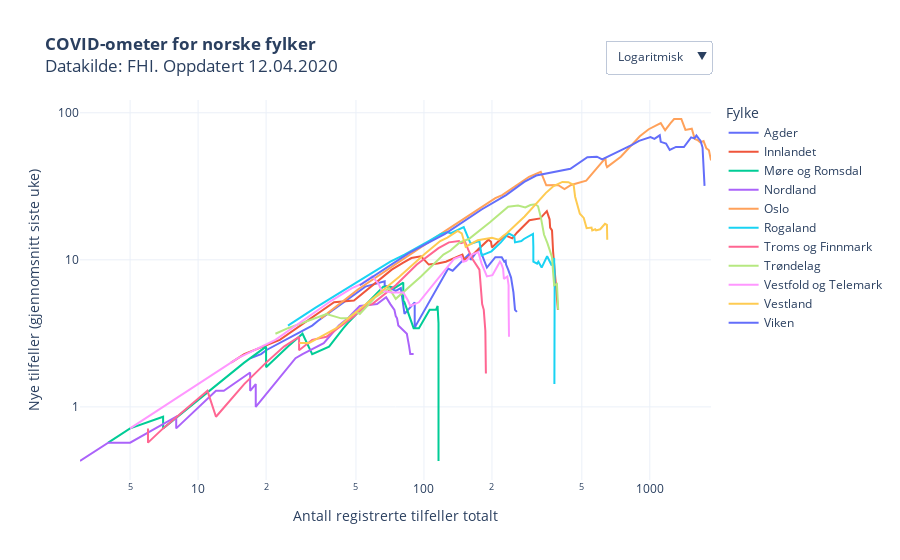

The notebook cell saved with this chart:
### Code cell
kategori = [i for i in trejectory["Fylke"].unique()]
kategori.sort()

fig = px.scatter(trejectory, 
                 x="Totale tilfeller", 
                 y="Nye tilfeller", 
                 color="Fylke",
                 hover_name="Fylke",
                 hover_data=["variable"],
                 #animation_frame="variable",
                 #animation_group="RHF",
                 log_y=True,
                 log_x=True,
                 #category_orders={"Fylke": kategori}, 
                 #color_discrete_sequence=colorlist,
                 template = "plotly_white",
                 title = "<b>COVID-ometer for norske fylker</b><br>Datakilde: FHI. Oppdatert "+datetime.today().strftime('%d.%m.%Y'),
                 labels = {"Nye tilfeller": "Nye tilfeller (gjennomsnitt siste uke)", "variable": "Dato", "Totale tilfeller": "Antall registrerte tilfeller totalt"}    
                )

fig.update_layout(
    updatemenus = list([
    dict(type="dropdown", 
         #direction="left", 
         active=0,
         buttons=list([
            dict(label='Logaritmisk',
                 method='update',
                 args=[{'visible': [True]},
                       {'yaxis': {'type': 'log',
                                  "title": "Nye tilfeller (gjennomsnitt siste uke)",
                                  #"range":[0,9900],
                                  "nticks":3},
                       'xaxis': {'type': 'log',
                                 "title": "Antall registrerte tilfeller totalt",
                                "nticks":4}}
                      ]),
            dict(label='Lineær',
                 method='update',
                 args=[{'visible': [True]},
                       {'yaxis': {'type': 'linear',
                                  "title": "Nye tilfeller (gjennomsnitt siste uke)",
                                  #"range":[0,2000],
                                 },
                      'xaxis': {'type': 'linear',
                               "title": "Antall registrerte tilfeller totalt"}}])
            ]),
            showactive=True,
            x=1,
            xanchor="right",
            y=1.07,
            yanchor="bottom"
        )
    ]))

fig.update_yaxes(nticks=3)
fig.update_xaxes(nticks=4)

fig.update_traces(mode="lines")

fig.update_layout(autosize=True,
    #margin=dict(l=100, r=100, t=150, b=0),
    paper_bgcolor='rgba(0, 0, 0, 0)',
    #plot_bgcolor='rgb(248, 248, 255),'
                 )
                  
py.plot(fig, filename='COVID19_koronatrenden.html', auto_open=False)
fig.show()

### Figure 1 — Plotly figure (JSON) as saved in the notebook; plotly's stock layout.template omitted (floating-point values rounded to 4 significant figures)
{"data": [{"customdata": [["09 Mar"], ["10 Mar"], ["11 Mar"], ["12 Mar"], ["13 Mar"], ["14 Mar"], ["15 Mar"], ["16 Mar"], ["17 Mar"], ["18 Mar"], ["19 Mar"], ["20 Mar"], ["21 Mar"], ["22 Mar"], ["23 Mar"], ["24 Mar"], ["25 Mar"], ["26 Mar"], ["27 Mar"], ["28 Mar"], ["29 Mar"], ["30 Mar"], ["31 Mar"], ["01 Apr"], ["02 Apr"], ["03 Apr"], ["04 Apr"], ["05 Apr"], ["06 Apr"], ["07 Apr"], ["08 Apr"], ["09 Apr"], ["10 Apr"], ["11 Apr"]], "hoverlabel": {"namelength": 0}, "hovertemplate": "<b>%{hovertext}</b><br><br>Fylke=Agder<br>Antall registrerte tilfeller totalt=%{x}<br>Nye tilfeller (gjennomsnitt siste uke)=%{y}<br>Dato=%{customdata[0]}", "hovertext": ["Agder", "Agder", "Agder", "Agder", "Agder", "Agder", "Agder", "Agder", "Agder", "Agder", "Agder", "Agder", "Agder", "Agder", "Agder", "Agder", "Agder", "Agder", "Agder", "Agder", "Agder", "Agder", "Agder", "Agder", "Agder", "Agder", "Agder", "Agder", "Agder", "Agder", "Agder", "Agder", "Agder", "Agder"], "legendgroup": "Agder", "marker": {"color": "#636efa", "symbol": "circle"}, "mode": "lines", "name": "Agder", "showlegend": true, "type": "scatter", "x": [17, 19, 20, 32, 34, 52, 55, 67, 67, 67, 75, 79, 82, 91, 91, 92, 128, 134, 148, 159, 161, 166, 176, 190, 207, 221, 227, 230, 231, 236, 243, 249, 253, 258], "xaxis": "x", "y": [2.143, 2.286, 2.429, 3.571, 3.857, 6.143, 6.571, 7.143, 6.857, 6.714, 6.143, 6.429, 4.286, 5.143, 3.429, 3.571, 8.714, 8.429, 9.857, 11, 10, 10.71, 12, 8.857, 10.43, 10.43, 9.714, 9.857, 9.286, 8.571, 7.571, 6, 4.571, 4.429], "yaxis": "y"}, {"customdata": [["09 Mar"], ["10 Mar"], ["11 Mar"], ["12 Mar"], ["13 Mar"], ["14 Mar"], ["15 Mar"], ["16 Mar"], ["17 Mar"], ["18 Mar"], ["19 Mar"], ["20 Mar"], ["21 Mar"], ["22 Mar"], ["23 Mar"], ["24 Mar"], ["25 Mar"], ["26 Mar"], ["27 Mar"], ["28 Mar"], ["29 Mar"], ["30 Mar"], ["31 Mar"], ["01 Apr"], ["02 Apr"], ["03 Apr"], ["04 Apr"], ["05 Apr"], ["06 Apr"], ["07 Apr"], ["08 Apr"], ["09 Apr"], ["10 Apr"], ["11 Apr"]], "hoverlabel": {"namelength": 0}, "hovertemplate": "<b>%{hovertext}</b><br><br>Fylke=Innlandet<br>Antall registrerte tilfeller totalt=%{x}<br>Nye tilfeller (gjennomsnitt siste uke)=%{y}<br>Dato=%{customdata[0]}", "hovertext": ["Innlandet", "Innlandet", "Innlandet", "Innlandet", "Innlandet", "Innlandet", "Innlandet", "Innlandet", "Innlandet", "Innlandet", "Innlandet", "Innlandet", "Innlandet", "Innlandet", "Innlandet", "Innlandet", "Innlandet", "Innlandet", "Innlandet", "Innlandet", "Innlandet", "Innlandet", "Innlandet", "Innlandet", "Innlandet", "Innlandet", "Innlandet", "Innlandet", "Innlandet", "Innlandet", "Innlandet", "Innlandet", "Innlandet", "Innlandet"], "legendgroup": "Innlandet", "marker": {"color": "#EF553B", "symbol": "circle"}, "mode": "lines", "name": "Innlandet", "showlegend": true, "type": "scatter", "x": [14, 16, 23, 40, 49, 57, 72, 81, 88, 97, 105, 115, 125, 148, 151, 163, 193, 198, 200, 228, 246, 258, 293, 327, 344, 350, 360, 362, 369, 373, 381, 387, 389, 392], "xaxis": "x", "y": [2, 2.286, 2.857, 5.143, 5.286, 6.429, 8.571, 9.571, 10.29, 10.57, 9.286, 9.429, 9.714, 10.86, 10, 10.71, 13.71, 13.29, 12.14, 14.71, 14, 15.29, 18.57, 19.14, 20.86, 21.43, 18.86, 16.57, 15.86, 11.43, 7.714, 6.143, 5.571, 4.571], "yaxis": "y"}, {"customdata": [["09 Mar"], ["10 Mar"], ["11 Mar"], ["12 Mar"], ["13 Mar"], ["14 Mar"], ["15 Mar"], ["16 Mar"], ["17 Mar"], ["18 Mar"], ["19 Mar"], ["20 Mar"], ["21 Mar"], ["22 Mar"], ["23 Mar"], ["24 Mar"], ["25 Mar"], ["26 Mar"], ["27 Mar"], ["28 Mar"], ["29 Mar"], ["30 Mar"], ["31 Mar"], ["01 Apr"], ["02 Apr"], ["03 Apr"], ["04 Apr"], ["05 Apr"], ["06 Apr"], ["07 Apr"], ["08 Apr"], ["09 Apr"], ["10 Apr"], ["11 Apr"]], "hoverlabel": {"namelength": 0}, "hovertemplate": "<b>%{hovertext}</b><br><br>Fylke=Møre og Romsdal<br>Antall registrerte tilfeller totalt=%{x}<br>Nye tilfeller (gjennomsnitt siste uke)=%{y}<br>Dato=%{customdata[0]}", "hovertext": ["Møre og Romsdal", "Møre og Romsdal", "Møre og Romsdal", "Møre og Romsdal", "Møre og Romsdal", "Møre og Romsdal", "Møre og Romsdal", "Møre og Romsdal", "Møre og Romsdal", "Møre og Romsdal", "Møre og Romsdal", "Møre og Romsdal", "Møre og Romsdal", "Møre og Romsdal", "Møre og Romsdal", "Møre og Romsdal", "Møre og Romsdal", "Møre og Romsdal", "Møre og Romsdal", "Møre og Romsdal", "Møre og Romsdal", "Møre og Romsdal", "Møre og Romsdal", "Møre og Romsdal", "Møre og Romsdal", "Møre og Romsdal", "Møre og Romsdal", "Møre og Romsdal", "Møre og Romsdal", "Møre og Romsdal", "Møre og Romsdal", "Møre og Romsdal", "Møre og Romsdal", "Møre og Romsdal"], "legendgroup": "Møre og Romsdal", "marker": {"color": "#00cc96", "symbol": "circle"}, "mode": "lines", "name": "Møre og Romsdal", "showlegend": true, "type": "scatter", "x": [4, 5, 7, 7, 7, 16, 20, 20, 20, 20, 25, 29, 32, 38, 44, 46, 66, 71, 74, 81, 81, 81, 82, 90, 95, 106, 113, 115, 115, 115, 116, 116, 116, 116], "xaxis": "x", "y": [0.5714, 0.7143, 0.8571, 0.7143, 0.7143, 2, 2.571, 2.286, 2.143, 1.857, 2.571, 3.143, 2.286, 2.571, 3.429, 3.714, 6.571, 6.571, 6.429, 7, 6.143, 5.286, 5.143, 3.429, 3.429, 4.571, 4.571, 4.857, 4.857, 4.714, 3.714, 3, 1.429, 0.4286], "yaxis": "y"}, {"customdata": [["09 Mar"], ["10 Mar"], ["11 Mar"], ["12 Mar"], ["13 Mar"], ["14 Mar"], ["15 Mar"], ["16 Mar"], ["17 Mar"], ["18 Mar"], ["19 Mar"], ["20 Mar"], ["21 Mar"], ["22 Mar"], ["23 Mar"], ["24 Mar"], ["25 Mar"], ["26 Mar"], ["27 Mar"], ["28 Mar"], ["29 Mar"], ["30 Mar"], ["31 Mar"], ["01 Apr"], ["02 Apr"], ["03 Apr"], ["04 Apr"], ["05 Apr"], ["06 Apr"], ["07 Apr"], ["08 Apr"], ["09 Apr"], ["10 Apr"], ["11 Apr"]], "hoverlabel": {"namelength": 0}, "hovertemplate": "<b>%{hovertext}</b><br><br>Fylke=Nordland<br>Antall registrerte tilfeller totalt=%{x}<br>Nye tilfeller (gjennomsnitt siste uke)=%{y}<br>Dato=%{customdata[0]}", "hovertext": ["Nordland", "Nordland", "Nordland", "Nordland", "Nordland", "Nordland", "Nordland", "Nordland", "Nordland", "Nordland", "Nordland", "Nordland", "Nordland", "Nordland", "Nordland", "Nordland", "Nordland", "Nordland", "Nordland", "Nordland", "Nordland", "Nordland", "Nordland", "Nordland", "Nordland", "Nordland", "Nordland", "Nordland", "Nordland", "Nordland", "Nordland", "Nordland", "Nordland", "Nordland"], "legendgroup": "Nordland", "marker": {"color": "#ab63fa", "symbol": "circle"}, "mode": "lines", "name": "Nordland", "showlegend": true, "type": "scatter", "x": [3, 3, 3, 4, 5, 8, 8, 11, 11, 12, 13, 17, 17, 18, 18, 18, 27, 29, 36, 42, 46, 48, 52, 62, 68, 71, 74, 75, 76, 77, 84, 86, 87, 90], "xaxis": "x", "y": [0.4286, 0.4286, 0.4286, 0.5714, 0.5714, 0.8571, 0.7143, 1.143, 1.143, 1.286, 1.286, 1.714, 1.286, 1.429, 1, 1, 2.143, 2.286, 2.714, 3.571, 4, 4.286, 4.857, 5, 5.571, 5, 4.571, 4.143, 4, 3.571, 3.143, 2.571, 2.286, 2.286], "yaxis": "y"}, {"customdata": [["09 Mar"], ["10 Mar"], ["11 Mar"], ["12 Mar"], ["13 Mar"], ["14 Mar"], ["15 Mar"], ["16 Mar"], ["17 Mar"], ["18 Mar"], ["19 Mar"], ["20 Mar"], ["21 Mar"], ["22 Mar"], ["23 Mar"], ["24 Mar"], ["25 Mar"], ["26 Mar"], ["27 Mar"], ["28 Mar"], ["29 Mar"], ["30 Mar"], ["31 Mar"], ["01 Apr"], ["02 Apr"], ["03 Apr"], ["04 Apr"], ["05 Apr"], ["06 Apr"], ["07 Apr"], ["08 Apr"], ["09 Apr"], ["10 Apr"], ["11 Apr"]], "hoverlabel": {"namelength": 0}, "hovertemplate": "<b>%{hovertext}</b><br><br>Fylke=Oslo<br>Antall registrerte tilfeller totalt=%{x}<br>Nye tilfeller (gjennomsnitt siste uke)=%{y}<br>Dato=%{customdata[0]}", "hovertext": ["Oslo", "Oslo", "Oslo", "Oslo", "Oslo", "Oslo", "Oslo", "Oslo", "Oslo", "Oslo", "Oslo", "Oslo", "Oslo", "Oslo", "Oslo", "Oslo", "Oslo", "Oslo", "Oslo", "Oslo", "Oslo", "Oslo", "Oslo", "Oslo", "Oslo", "Oslo", "Oslo", "Oslo", "Oslo", "Oslo", "Oslo", "Oslo", "Oslo", "Oslo"], "legendgroup": "Oslo", "marker": {"color": "#FFA15A", "symbol": "circle"}, "mode": "lines", "name": "Oslo", "showlegend": true, "type": "scatter", "x": [35, 51, 123, 166, 207, 222, 281, 292, 329, 348, 392, 419, 448, 523, 636, 640, 647, 744, 903, 989, 1118, 1169, 1233, 1281, 1379, 1438, 1534, 1582, 1626, 1673, 1730, 1780, 1827, 1866], "xaxis": "x", "y": [4, 6.286, 15.57, 21.14, 26.29, 27.57, 35.14, 36.71, 39.71, 32.14, 32.29, 30.29, 32.29, 34.57, 49.14, 44.43, 42.71, 50.29, 69.14, 77.29, 85, 76.14, 84.71, 90.57, 90.71, 76.43, 77.86, 66.29, 65.29, 62.86, 64.14, 57.29, 55.57, 47.43], "yaxis": "y"}, {"customdata": [["09 Mar"], ["10 Mar"], ["11 Mar"], ["12 Mar"], ["13 Mar"], ["14 Mar"], ["15 Mar"], ["16 Mar"], ["17 Mar"], ["18 Mar"], ["19 Mar"], ["20 Mar"], ["21 Mar"], ["22 Mar"], ["23 Mar"], ["24 Mar"], ["25 Mar"], ["26 Mar"], ["27 Mar"], ["28 Mar"], ["29 Mar"], ["30 Mar"], ["31 Mar"], ["01 Apr"], ["02 Apr"], ["03 Apr"], ["04 Apr"], ["05 Apr"], ["06 Apr"], ["07 Apr"], ["08 Apr"], ["09 Apr"], ["10 Apr"], ["11 Apr"]], "hoverlabel": {"namelength": 0}, "hovertemplate": "<b>%{hovertext}</b><br><br>Fylke=Rogaland<br>Antall registrerte tilfeller totalt=%{x}<br>Nye tilfeller (gjennomsnitt siste uke)=%{y}<br>Dato=%{customdata[0]}", "hovertext": ["Rogaland", "Rogaland", "Rogaland", "Rogaland", "Rogaland", "Rogaland", "Rogaland", "Rogaland", "Rogaland", "Rogaland", "Rogaland", "Rogaland", "Rogaland", "Rogaland", "Rogaland", "Rogaland", "Rogaland", "Rogaland", "Rogaland", "Rogaland", "Rogaland", "Rogaland", "Rogaland", "Rogaland", "Rogaland", "Rogaland", "Rogaland", "Rogaland", "Rogaland", "Rogaland", "Rogaland", "Rogaland", "Rogaland", "Rogaland"], "legendgroup": "Rogaland", "marker": {"color": "#19d3f3", "symbol": "circle"}, "mode": "lines", "name": "Rogaland", "showlegend": true, "type": "scatter", "x": [25, 33, 71, 82, 105, 119, 127, 131, 150, 161, 176, 180, 199, 219, 237, 251, 253, 270, 277, 304, 305, 305, 317, 321, 332, 351, 368, 372, 377, 378, 379, 379, 379, 378], "xaxis": "x", "y": [3.571, 4.714, 9.714, 10.86, 13.43, 15, 15.43, 15.14, 16.71, 12.86, 13.43, 10.71, 11.43, 13.14, 15.14, 14.43, 13.14, 13.43, 13.86, 15, 12.29, 9.714, 9.429, 9.714, 8.857, 10.57, 9.143, 9.571, 10.29, 8.714, 8.286, 6.714, 4, 1.429], "yaxis": "y"}, {"customdata": [["09 Mar"], ["10 Mar"], ["11 Mar"], ["12 Mar"], ["13 Mar"], ["14 Mar"], ["15 Mar"], ["16 Mar"], ["17 Mar"], ["18 Mar"], ["19 Mar"], ["20 Mar"], ["21 Mar"], ["22 Mar"], ["23 Mar"], ["24 Mar"], ["25 Mar"], ["26 Mar"], ["27 Mar"], ["28 Mar"], ["29 Mar"], ["30 Mar"], ["31 Mar"], ["01 Apr"], ["02 Apr"], ["03 Apr"], ["04 Apr"], ["05 Apr"], ["06 Apr"], ["07 Apr"], ["08 Apr"], ["09 Apr"], ["10 Apr"], ["11 Apr"]], "hoverlabel": {"namelength": 0}, "hovertemplate": "<b>%{hovertext}</b><br><br>Fylke=Troms og Finnmark<br>Antall registrerte tilfeller totalt=%{x}<br>Nye tilfeller (gjennomsnitt siste uke)=%{y}<br>Dato=%{customdata[0]}", "hovertext": ["Troms og Finnmark", "Troms og Finnmark", "Troms og Finnmark", "Troms og Finnmark", "Troms og Finnmark", "Troms og Finnmark", "Troms og Finnmark", "Troms og Finnmark", "Troms og Finnmark", "Troms og Finnmark", "Troms og Finnmark", "Troms og Finnmark", "Troms og Finnmark", "Troms og Finnmark", "Troms og Finnmark", "Troms og Finnmark", "Troms og Finnmark", "Troms og Finnmark", "Troms og Finnmark", "Troms og Finnmark", "Troms og Finnmark", "Troms og Finnmark", "Troms og Finnmark", "Troms og Finnmark", "Troms og Finnmark", "Troms og Finnmark", "Troms og Finnmark", "Troms og Finnmark", "Troms og Finnmark", "Troms og Finnmark", "Troms og Finnmark", "Troms og Finnmark", "Troms og Finnmark", "Troms og Finnmark"], "legendgroup": "Troms og Finnmark", "marker": {"color": "#FF6692", "symbol": "circle"}, "mode": "lines", "name": "Troms og Finnmark", "showlegend": true, "type": "scatter", "x": [6, 6, 7, 11, 12, 16, 20, 21, 24, 28, 28, 32, 37, 49, 55, 59, 75, 93, 116, 129, 143, 146, 152, 157, 164, 176, 178, 181, 181, 184, 185, 187, 188, 190], "xaxis": "x", "y": [0.7143, 0.5714, 0.7143, 1.286, 0.8571, 1.429, 2, 2.143, 2.571, 3, 2.429, 2.857, 3, 4.143, 4.857, 5, 6.714, 9.286, 12, 13.14, 13.43, 13, 13.29, 11.71, 10.14, 8.571, 7, 5.429, 5, 4.571, 4, 3.286, 1.714, 1.714], "yaxis": "y"}, {"customdata": [["09 Mar"], ["10 Mar"], ["11 Mar"], ["12 Mar"], ["13 Mar"], ["14 Mar"], ["15 Mar"], ["16 Mar"], ["17 Mar"], ["18 Mar"], ["19 Mar"], ["20 Mar"], ["21 Mar"], ["22 Mar"], ["23 Mar"], ["24 Mar"], ["25 Mar"], ["26 Mar"], ["27 Mar"], ["28 Mar"], ["29 Mar"], ["30 Mar"], ["31 Mar"], ["01 Apr"], ["02 Apr"], ["03 Apr"], ["04 Apr"], ["05 Apr"], ["06 Apr"], ["07 Apr"], ["08 Apr"], ["09 Apr"], ["10 Apr"], ["11 Apr"]], "hoverlabel": {"namelength": 0}, "hovertemplate": "<b>%{hovertext}</b><br><br>Fylke=Trøndelag<br>Antall registrerte tilfeller totalt=%{x}<br>Nye tilfeller (gjennomsnitt siste uke)=%{y}<br>Dato=%{customdata[0]}", "hovertext": ["Trøndelag", "Trøndelag", "Trøndelag", "Trøndelag", "Trøndelag", "Trøndelag", "Trøndelag", "Trøndelag", "Trøndelag", "Trøndelag", "Trøndelag", "Trøndelag", "Trøndelag", "Trøndelag", "Trøndelag", "Trøndelag", "Trøndelag", "Trøndelag", "Trøndelag", "Trøndelag", "Trøndelag", "Trøndelag", "Trøndelag", "Trøndelag", "Trøndelag", "Trøndelag", "Trøndelag", "Trøndelag", "Trøndelag", "Trøndelag", "Trøndelag", "Trøndelag", "Trøndelag", "Trøndelag"], "legendgroup": "Trøndelag", "marker": {"color": "#B6E880", "symbol": "circle"}, "mode": "lines", "name": "Trøndelag", "showlegend": true, "type": "scatter", "x": [22, 22, 25, 37, 43, 46, 50, 52, 61, 70, 75, 97, 122, 131, 144, 158, 196, 236, 261, 281, 296, 311, 320, 330, 340, 352, 361, 369, 372, 375, 377, 388, 391, 393], "xaxis": "x", "y": [3.143, 3.143, 3.429, 4.286, 4, 4, 4.429, 4.286, 5.571, 6.429, 5.429, 7.714, 10.86, 11.57, 13.14, 13.86, 18, 23, 23.43, 22.71, 23.57, 23.86, 23.14, 19.14, 14.86, 13, 11.43, 10.43, 8.714, 7.857, 6.714, 6.857, 5.571, 4.571], "yaxis": "y"}, {"customdata": [["09 Mar"], ["10 Mar"], ["11 Mar"], ["12 Mar"], ["13 Mar"], ["14 Mar"], ["15 Mar"], ["16 Mar"], ["17 Mar"], ["18 Mar"], ["19 Mar"], ["20 Mar"], ["21 Mar"], ["22 Mar"], ["23 Mar"], ["24 Mar"], ["25 Mar"], ["26 Mar"], ["27 Mar"], ["28 Mar"], ["29 Mar"], ["30 Mar"], ["31 Mar"], ["01 Apr"], ["02 Apr"], ["03 Apr"], ["04 Apr"], ["05 Apr"], ["06 Apr"], ["07 Apr"], ["08 Apr"], ["09 Apr"], ["10 Apr"], ["11 Apr"]], "hoverlabel": {"namelength": 0}, "hovertemplate": "<b>%{hovertext}</b><br><br>Fylke=Vestfold og Telemark<br>Antall registrerte tilfeller totalt=%{x}<br>Nye tilfeller (gjennomsnitt siste uke)=%{y}<br>Dato=%{customdata[0]}", "hovertext": ["Vestfold og Telemark", "Vestfold og Telemark", "Vestfold og Telemark", "Vestfold og Telemark", "Vestfold og Telemark", "Vestfold og Telemark", "Vestfold og Telemark", "Vestfold og Telemark", "Vestfold og Telemark", "Vestfold og Telemark", "Vestfold og Telemark", "Vestfold og Telemark", "Vestfold og Telemark", "Vestfold og Telemark", "Vestfold og Telemark", "Vestfold og Telemark", "Vestfold og Telemark", "Vestfold og Telemark", "Vestfold og Telemark", "Vestfold og Telemark", "Vestfold og Telemark", "Vestfold og Telemark", "Vestfold og Telemark", "Vestfold og Telemark", "Vestfold og Telemark", "Vestfold og Telemark", "Vestfold og Telemark", "Vestfold og Telemark", "Vestfold og Telemark", "Vestfold og Telemark", "Vestfold og Telemark", "Vestfold og Telemark", "Vestfold og Telemark", "Vestfold og Telemark"], "legendgroup": "Vestfold og Telemark", "marker": {"color": "#FF97FF", "symbol": "circle"}, "mode": "lines", "name": "Vestfold og Telemark", "showlegend": true, "type": "scatter", "x": [5, 5, 15, 22, 30, 39, 48, 53, 59, 63, 65, 72, 81, 85, 87, 95, 114, 136, 146, 149, 154, 163, 174, 180, 190, 201, 217, 220, 224, 226, 234, 237, 237, 238], "xaxis": "x", "y": [0.7143, 0.7143, 2.143, 2.857, 4, 5.286, 6.429, 6.857, 7.714, 6.857, 6.143, 6, 6, 5.286, 4.857, 5.143, 7.286, 10.14, 10.57, 9.714, 9.857, 10.86, 11.29, 9.429, 7.714, 7.857, 9.714, 9.429, 8.714, 7.429, 7.714, 6.714, 5.143, 3], "yaxis": "y"}, {"customdata": [["09 Mar"], ["10 Mar"], ["11 Mar"], ["12 Mar"], ["13 Mar"], ["14 Mar"], ["15 Mar"], ["16 Mar"], ["17 Mar"], ["18 Mar"], ["19 Mar"], ["20 Mar"], ["21 Mar"], ["22 Mar"], ["23 Mar"], ["24 Mar"], ["25 Mar"], ["26 Mar"], ["27 Mar"], ["28 Mar"], ["29 Mar"], ["30 Mar"], ["31 Mar"], ["01 Apr"], ["02 Apr"], ["03 Apr"], ["04 Apr"], ["05 Apr"], ["06 Apr"], ["07 Apr"], ["08 Apr"], ["09 Apr"], ["10 Apr"], ["11 Apr"]], "hoverlabel": {"namelength": 0}, "hovertemplate": "<b>%{hovertext}</b><br><br>Fylke=Vestland<br>Antall registrerte tilfeller totalt=%{x}<br>Nye tilfeller (gjennomsnitt siste uke)=%{y}<br>Dato=%{customdata[0]}", "hovertext": ["Vestland", "Vestland", "Vestland", "Vestland", "Vestland", "Vestland", "Vestland", "Vestland", "Vestland", "Vestland", "Vestland", "Vestland", "Vestland", "Vestland", "Vestland", "Vestland", "Vestland", "Vestland", "Vestland", "Vestland", "Vestland", "Vestland", "Vestland", "Vestland", "Vestland", "Vestland", "Vestland", "Vestland", "Vestland", "Vestland", "Vestland", "Vestland", "Vestland", "Vestland"], "legendgroup": "Vestland", "marker": {"color": "#FECB52", "symbol": "circle"}, "mode": "lines", "name": "Vestland", "showlegend": true, "type": "scatter", "x": [28, 31, 41, 67, 78, 101, 118, 127, 141, 147, 153, 173, 200, 214, 234, 279, 346, 375, 410, 436, 445, 460, 467, 490, 510, 525, 552, 556, 573, 578, 603, 633, 646, 648], "xaxis": "x", "y": [2.714, 2.714, 3.429, 6.429, 7.714, 11, 13.43, 14.14, 15.71, 15.14, 12.29, 13.57, 14.14, 13.71, 15.29, 19.71, 28.43, 31.71, 33.86, 33.71, 33, 32.29, 26.86, 20.57, 19.29, 16.43, 16.57, 15.86, 16.14, 15.86, 16.14, 17.57, 17.29, 13.71], "yaxis": "y"}, {"customdata": [["09 Mar"], ["10 Mar"], ["11 Mar"], ["12 Mar"], ["13 Mar"], ["14 Mar"], ["15 Mar"], ["16 Mar"], ["17 Mar"], ["18 Mar"], ["19 Mar"], ["20 Mar"], ["21 Mar"], ["22 Mar"], ["23 Mar"], ["24 Mar"], ["25 Mar"], ["26 Mar"], ["27 Mar"], ["28 Mar"], ["29 Mar"], ["30 Mar"], ["31 Mar"], ["01 Apr"], ["02 Apr"], ["03 Apr"], ["04 Apr"], ["05 Apr"], ["06 Apr"], ["07 Apr"], ["08 Apr"], ["09 Apr"], ["10 Apr"], ["11 Apr"]], "hoverlabel": {"namelength": 0}, "hovertemplate": "<b>%{hovertext}</b><br><br>Fylke=Viken<br>Antall registrerte tilfeller totalt=%{x}<br>Nye tilfeller (gjennomsnitt siste uke)=%{y}<br>Dato=%{customdata[0]}", "hovertext": ["Viken", "Viken", "Viken", "Viken", "Viken", "Viken", "Viken", "Viken", "Viken", "Viken", "Viken", "Viken", "Viken", "Viken", "Viken", "Viken", "Viken", "Viken", "Viken", "Viken", "Viken", "Viken", "Viken", "Viken", "Viken", "Viken", "Viken", "Viken", "Viken", "Viken", "Viken", "Viken", "Viken", "Viken"], "legendgroup": "Viken", "marker": {"color": "#636efa", "symbol": "circle"}, "mode": "lines", "name": "Viken", "showlegend": true, "type": "scatter", "x": [52, 86, 124, 154, 180, 231, 278, 314, 358, 410, 445, 529, 583, 615, 674, 748, 834, 896, 1007, 1048, 1107, 1118, 1180, 1225, 1306, 1416, 1524, 1576, 1608, 1647, 1677, 1712, 1723, 1747], "xaxis": "x", "y": [6.714, 11.14, 15, 18.71, 22, 27.57, 33.86, 37.43, 38.86, 40.86, 41.57, 49.86, 50.29, 48.14, 51.43, 55.71, 60.57, 64.43, 68.29, 66.43, 70.29, 63.43, 61.71, 55.86, 58.57, 58.43, 68, 67, 70, 66.71, 64.57, 58, 43.86, 31.86], "yaxis": "y"}], "layout": {"autosize": true, "legend": {"title": {"text": "Fylke"}, "tracegroupgap": 0}, "paper_bgcolor": "rgba(0, 0, 0, 0)", "title": {"text": "<b>COVID-ometer for norske fylker</b><br>Datakilde: FHI. Oppdatert 12.04.2020"}, "updatemenus": [{"active": 0, "buttons": [{"args": [{"visible": [true]}, {"xaxis": {"nticks": 4, "title": "Antall registrerte tilfeller totalt", "type": "log"}, "yaxis": {"nticks": 3, "title": "Nye tilfeller (gjennomsnitt siste uke)", "type": "log"}}], "label": "Logaritmisk", "method": "update"}, {"args": [{"visible": [true]}, {"xaxis": {"title": "Antall registrerte tilfeller totalt", "type": "linear"}, "yaxis": {"title": "Nye tilfeller (gjennomsnitt siste uke)", "type": "linear"}}], "label": "Lineær", "method": "update"}], "showactive": true, "type": "dropdown", "x": 1, "xanchor": "right", "y": 1.07, "yanchor": "bottom"}], "xaxis": {"anchor": "y", "domain": [0, 1], "nticks": 4, "title": {"text": "Antall registrerte tilfeller totalt"}, "type": "log"}, "yaxis": {"anchor": "x", "domain": [0, 1], "nticks": 3, "title": {"text": "Nye tilfeller (gjennomsnitt siste uke)"}, "type": "log"}}}
